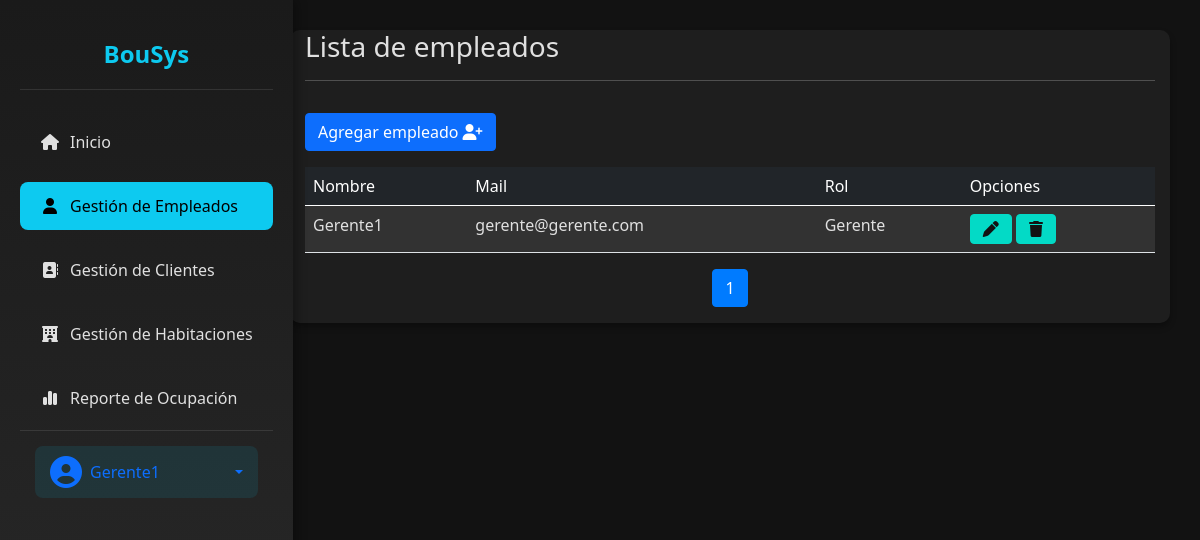
The app's page /codigo/gerente/listado_empleados.php (signed in), older data.
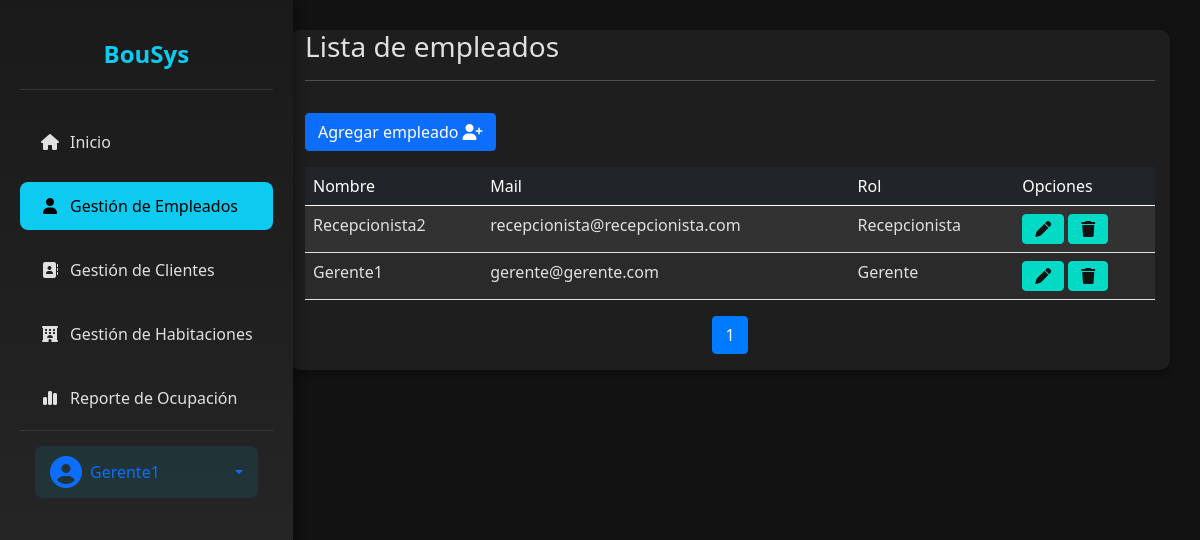
The same page, newer data.
### tables this page shows
CREATE TABLE `usuario_empleados` (
  `id` int(11) NOT NULL,
  `Nombre` text NOT NULL,
  `Email` text NOT NULL,
  `Contrasena` text NOT NULL,
  `Jerarquia` text NOT NULL,
  `Activo` tinyint(1) NOT NULL DEFAULT 1
);

### codigo/gerente/listado_empleados.php (the view, shortened to what the changed rows need)
<?php
include("../conexion.php");
?>
<!doctype html>
<html lang="en">
<head>
    <link rel="stylesheet" href="https://cdnjs.cloudflare.com/ajax/libs/font-awesome/6.6.0/css/all.min.css"
>
    <link href="https://cdn.jsdelivr.net/npm/bootstrap@5.0.2/dist/css/bootstrap.min.css" rel="stylesheet"
>
</head>
<body>
    <div class="d-flex">
        <div class="main-content">
            <div class="container">
                <div class="row">
                    <div class="table-responsive">
                        <table class="table table-striped">
                            <thead class="table-dark">
                                <tr>
                                    <td scope="col">Nombre</td>
                                    <td scope="col">Mail</td>
                                    <td scope="col">Rol</td>
                                    <td scope="col">Opciones</td>
                                </tr>
                            </thead>
                            <tbody>
                                <?php
                                $por_pagina = 10;
                                $pagina_actual = isset($_GET['pagina']) ? (int) $_GET['pagina'] : 1;
                                $offset = ($pagina_actual - 1) * $por_pagina;
                                $select = "SELECT id, Nombre, Email, Contrasena, Jerarquia FROM usuario_empleados WHERE Activo = 1 ORDER BY id DESC LIMIT $por_pagina OFFSET $offset;";
                                $query = mysqli_query($conexion, $select);
                                while ($resultado = mysqli_fetch_array($query)) {
                                    ?>
                                    <tr>
                                        <td scope="row">
                                            <?php echo $resultado['1'] ?>
                                        </td>
                                        <td scope="row">
                                            <?php echo $resultado['2'] ?>
                                        </td>
                                        <td scope="row">
                                            <?php
                                            if ($resultado['4'] == 0)
                                                echo "Gerente";
                                            else
                                                echo "Recepcionista";
                                            ?>
                                        </td>
                                        <td scope="row">
                                            <button type="button" class="btn btn-warning" data-bs-toggle="modal"
                                                data-bs-target="#editar<?php echo $resultado['0'] ?>">
                                                <i class="fa-solid fa-pen"></i>
                                            </button>
                                            <button type="button" class="btn btn-danger" data-bs-toggle="modal"
                                                data-bs-target="#eliminar<?php echo $resultado['0'] ?>">
                                                <i class="fa-solid fa-trash"></i>
                                            </button>
                                        </td>
                                    </tr>
                                    <?php
                                }
                                ?>
                            </tbody>
                        </table>
                        <?php
                        $result_total = mysqli_query($conexion, "SELECT COUNT(*) as total FROM usuario_empleados");
                        $total_empleados = mysqli_fetch_assoc($result_total)['total'];
                        $total_paginas = ceil($total_empleados / $por_pagina);
                        ?>
                        <nav>
                            <ul class="pagination d-flex justify-content-center">
                                <?php for ($i = 1; $i <= $total_paginas; $i++): ?>
                                    <li class="page-item <?php if ($i == $pagina_actual)
                                        echo 'active'; ?>">
                                        <a class="page-link" href="?pagina=<?php echo $i; ?>"><?php echo $i; ?></a>
                                    </li>
                                <?php endfor; ?>
                            </ul>
                        </nav>
                    </div>
                </div>
            </div>
        </div>
</body>
</html>

Row changes from the older to the newer data that the page shows:
added usuario_empleados: Nombre "Recepcionista2", Email "recepcionista@recepcionista.com", Jerarquia "Recepcionista"
